Frame 1 (no input): blank canvas, image omitted
Frame 60 (the mouse pressed at the canvas centre just before this capture): blank canvas, image omitted
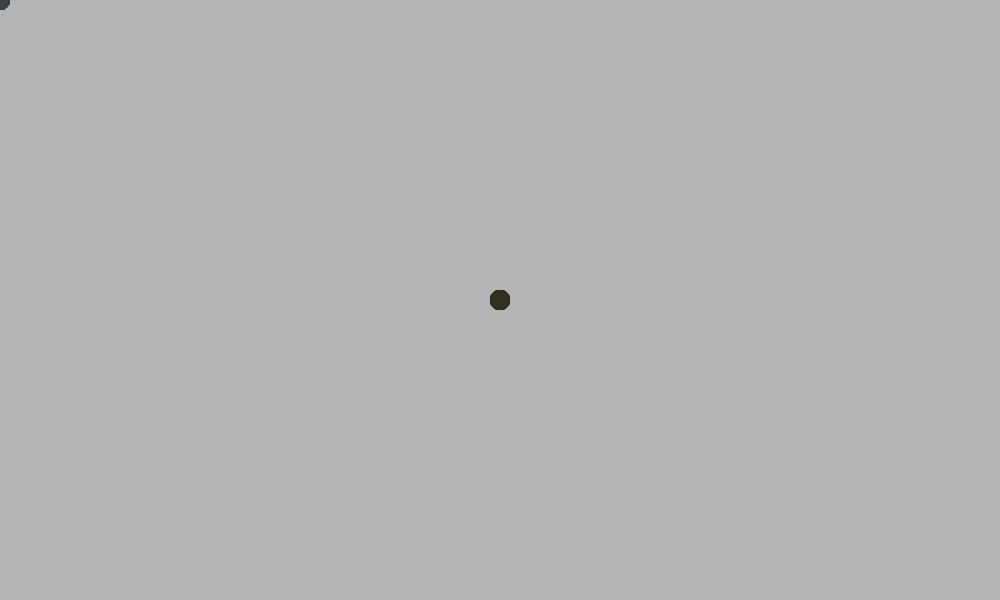
Frame 120 (the mouse held since frame 60 and released just before this capture)

The Processing sketch whose frames 1 and 60 were blank and that drew this single picture after the mouse press (run headless with seeded random() and noise(); from frame 60 on, the mouse is pressed at the canvas centre):

// Processing sketch: processing_135668
// ── processing_135668.pde

void setup(){
  size(1000,600);
  background(180);
}
void draw(){
  noStroke();
  colorMode(HSB);
  fill(random( 190), random(200),random(105)); 
 ellipse(mouseX,mouseY,20,20);

  }
